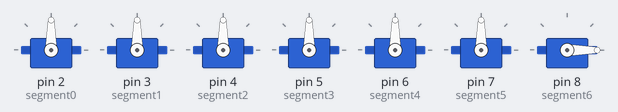
This sketch was run on a simulated Arduino Uno, built with avr-gcc and run on an emulated ATmega328P. On the bench: 7 × servo.

Above: at 0.05 s.
At 1.25 s:
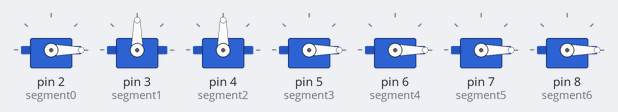
At 2.5 s:
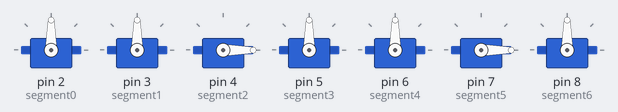
At 5.0 s:
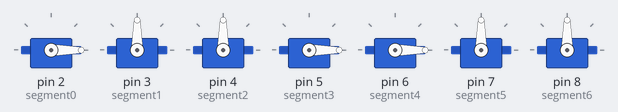
At 7.5 s:
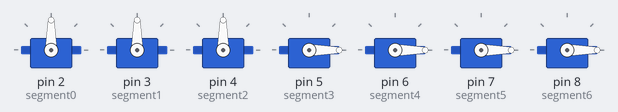
At 10.0 s:
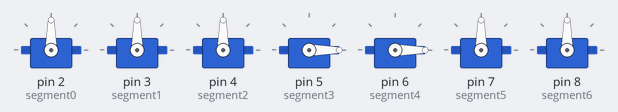
Timing chart, 0 to 13.0 s (numbered marks = the images above):
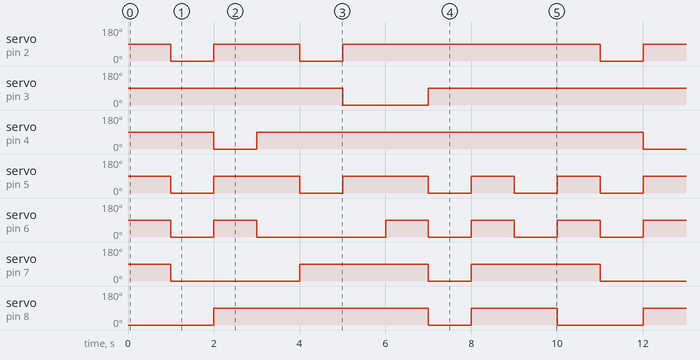

The sketch:

7_segment_test.ino
```cpp
#include <Servo.h>
#include <stdio.h>
#include <Wire.h>

Servo segment0;
Servo segment1;
Servo segment2;
Servo segment3;
Servo segment4;
Servo segment5;
Servo segment6;

int num_array[10][7] = {{ 1,1,1,1,1,1,0 },    // 0
                        { 0,1,1,0,0,0,0 },    // 1
                        { 1,1,0,1,1,0,1 },    // 2
                        { 1,1,1,1,0,0,1 },    // 3
                        { 0,1,1,0,0,1,1 },    // 4
                        { 1,0,1,1,0,1,1 },    // 5
                        { 1,0,1,1,1,1,1 },    // 6
                        { 1,1,1,0,0,0,0 },    // 7
                        { 1,1,1,1,1,1,1 },    // 8
                        { 1,1,1,0,0,1,1 }};   // 9

void setup() {
  segment0.attach(2);
  segment1.attach(3);
  segment2.attach(4);
  segment3.attach(5);
  segment4.attach(6);
  segment5.attach(7);
  segment6.attach(8);
}

void servo90(int counter) {
  int counter2 = 0;
  segment0.write(90 * num_array[counter][counter2 + 0]);
  segment1.write(90 * num_array[counter][counter2 + 1]);
  segment2.write(90 * num_array[counter][counter2 + 2]);
  segment3.write(90 * num_array[counter][counter2 + 3]);
  segment4.write(90 * num_array[counter][counter2 + 4]);
  segment5.write(90 * num_array[counter][counter2 + 5]);
  segment6.write(90 * num_array[counter][counter2 + 6]);
}

void loop() {
  for (int counter = 0; counter < 10; counter++){
    servo90(counter);
    delay(1000);
  }
}
```

Measured:
- by itself, servo on pin 2 (segment0): repeats every 10.0 s: 90° 2.0 s, 0° 1.0 s, 90° 6.0 s, 0° 1.0 s
- by itself, servo on pin 3 (segment1): alternates 90° for 8.0 s and 0° for 2.0 s
- by itself, servo on pin 4 (segment2): alternates 90° for 9.0 s and 0° for 1.0 s
- by itself, servo on pin 5 (segment3): repeats every 10.0 s: 2 × (90° 2.0 s, 0° 1.0 s), 2 × (90° 1.0 s, 0° 1.0 s)
- by itself, servo on pin 6 (segment4): repeats every 10.0 s: 90° 1.0 s, 0° 3.0 s, 3 × (90° 1.0 s, 0° 1.0 s)
- by itself, servo on pin 7 (segment5): repeats every 10.0 s: 90° 3.0 s, 0° 1.0 s, 90° 3.0 s, 0° 3.0 s
- by itself, servo on pin 8 (segment6): repeats every 10.0 s: 0° 1.0 s, 90° 2.0 s, 0° 2.0 s, 90° 5.0 s
